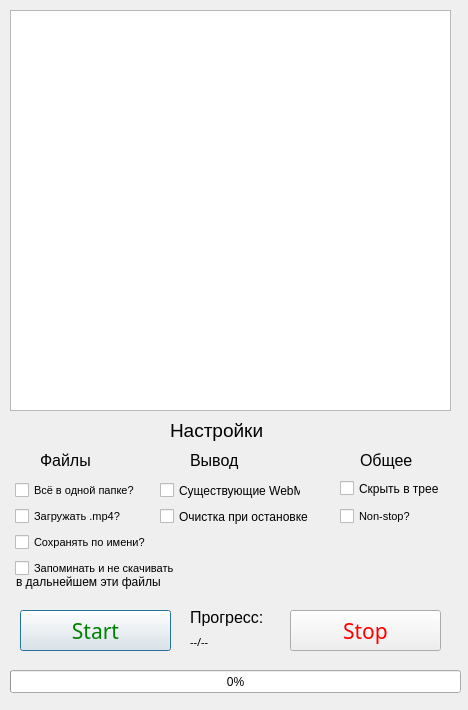
<?xml version="1.0" encoding="UTF-8"?>
<ui version="4.0">
 <author>while true do end</author>
 <class>Dialog</class>
 <widget class="QDialog" name="Dialog">
  <property name="geometry">
   <rect>
    <x>0</x>
    <y>0</y>
    <width>468</width>
    <height>710</height>
   </rect>
  </property>
  <property name="windowTitle">
   <string>WebM Downloader v1.0</string>
  </property>
  <property name="whatsThis">
   <string/>
  </property>
  <property name="styleSheet">
   <string notr="true"/>
  </property>
  <property name="sizeGripEnabled">
   <bool>false</bool>
  </property>
  <property name="modal">
   <bool>false</bool>
  </property>
  <widget class="QPushButton" name="startButton">
   <property name="geometry">
    <rect>
     <x>20</x>
     <y>610</y>
     <width>151</width>
     <height>41</height>
    </rect>
   </property>
   <property name="minimumSize">
    <size>
     <width>10</width>
     <height>10</height>
    </size>
   </property>
   <property name="baseSize">
    <size>
     <width>10</width>
     <height>10</height>
    </size>
   </property>
   <property name="font">
    <font>
     <family>8514oem</family>
     <pointsize>16</pointsize>
    </font>
   </property>
   <property name="cursor">
    <cursorShape>ArrowCursor</cursorShape>
   </property>
   <property name="styleSheet">
    <string notr="true">color:#008000;</string>
   </property>
   <property name="text">
    <string>Start</string>
   </property>
   <property name="checkable">
    <bool>false</bool>
   </property>
  </widget>
  <widget class="QTextBrowser" name="textBrowser">
   <property name="enabled">
    <bool>true</bool>
   </property>
   <property name="geometry">
    <rect>
     <x>10</x>
     <y>10</y>
     <width>441</width>
     <height>401</height>
    </rect>
   </property>
  </widget>
  <widget class="QProgressBar" name="progressBar">
   <property name="geometry">
    <rect>
     <x>10</x>
     <y>670</y>
     <width>451</width>
     <height>23</height>
    </rect>
   </property>
   <property name="value">
    <number>0</number>
   </property>
  </widget>
  <widget class="QLabel" name="progressText">
   <property name="geometry">
    <rect>
     <x>190</x>
     <y>607</y>
     <width>81</width>
     <height>21</height>
    </rect>
   </property>
   <property name="font">
    <font>
     <pointsize>12</pointsize>
    </font>
   </property>
   <property name="text">
    <string>Прогресс:</string>
   </property>
  </widget>
  <widget class="QLabel" name="progressCount">
   <property name="geometry">
    <rect>
     <x>190</x>
     <y>627</y>
     <width>91</width>
     <height>31</height>
    </rect>
   </property>
   <property name="font">
    <font>
     <family>8514oem</family>
     <pointsize>8</pointsize>
    </font>
   </property>
   <property name="frameShape">
    <enum>QFrame::NoFrame</enum>
   </property>
   <property name="lineWidth">
    <number>0</number>
   </property>
   <property name="text">
    <string>   --/--</string>
   </property>
   <property name="textFormat">
    <enum>Qt::RichText</enum>
   </property>
   <property name="scaledContents">
    <bool>false</bool>
   </property>
   <property name="wordWrap">
    <bool>false</bool>
   </property>
   <property name="margin">
    <number>-16</number>
   </property>
   <property name="indent">
    <number>0</number>
   </property>
  </widget>
  <widget class="QPushButton" name="stopButton">
   <property name="geometry">
    <rect>
     <x>290</x>
     <y>610</y>
     <width>151</width>
     <height>41</height>
    </rect>
   </property>
   <property name="minimumSize">
    <size>
     <width>10</width>
     <height>10</height>
    </size>
   </property>
   <property name="baseSize">
    <size>
     <width>10</width>
     <height>10</height>
    </size>
   </property>
   <property name="font">
    <font>
     <family>8514oem</family>
     <pointsize>16</pointsize>
    </font>
   </property>
   <property name="cursor">
    <cursorShape>ArrowCursor</cursorShape>
   </property>
   <property name="autoFillBackground">
    <bool>false</bool>
   </property>
   <property name="styleSheet">
    <string notr="true">color:#FF0000</string>
   </property>
   <property name="text">
    <string>Stop</string>
   </property>
   <property name="checkable">
    <bool>false</bool>
   </property>
  </widget>
  <widget class="QCheckBox" name="hideInTray">
   <property name="geometry">
    <rect>
     <x>340</x>
     <y>480</y>
     <width>101</width>
     <height>17</height>
    </rect>
   </property>
   <property name="text">
    <string>Скрыть в трее</string>
   </property>
  </widget>
  <widget class="QLabel" name="optionsText">
   <property name="geometry">
    <rect>
     <x>170</x>
     <y>420</y>
     <width>101</width>
     <height>21</height>
    </rect>
   </property>
   <property name="font">
    <font>
     <pointsize>14</pointsize>
    </font>
   </property>
   <property name="text">
    <string>Настройки</string>
   </property>
  </widget>
  <widget class="QLabel" name="webmText">
   <property name="geometry">
    <rect>
     <x>40</x>
     <y>450</y>
     <width>81</width>
     <height>21</height>
    </rect>
   </property>
   <property name="font">
    <font>
     <pointsize>12</pointsize>
    </font>
   </property>
   <property name="text">
    <string>Файлы</string>
   </property>
  </widget>
  <widget class="QLabel" name="outputText">
   <property name="geometry">
    <rect>
     <x>190</x>
     <y>450</y>
     <width>81</width>
     <height>21</height>
    </rect>
   </property>
   <property name="font">
    <font>
     <pointsize>12</pointsize>
    </font>
   </property>
   <property name="text">
    <string>Вывод</string>
   </property>
  </widget>
  <widget class="QLabel" name="otherText">
   <property name="geometry">
    <rect>
     <x>360</x>
     <y>450</y>
     <width>81</width>
     <height>21</height>
    </rect>
   </property>
   <property name="font">
    <font>
     <pointsize>12</pointsize>
    </font>
   </property>
   <property name="text">
    <string>Общее</string>
   </property>
  </widget>
  <widget class="QCheckBox" name="alreadyDownloaded">
   <property name="geometry">
    <rect>
     <x>160</x>
     <y>480</y>
     <width>141</width>
     <height>21</height>
    </rect>
   </property>
   <property name="text">
    <string>Существующие WebM</string>
   </property>
  </widget>
  <widget class="QCheckBox" name="clearAfterDownload">
   <property name="geometry">
    <rect>
     <x>160</x>
     <y>506</y>
     <width>161</width>
     <height>21</height>
    </rect>
   </property>
   <property name="text">
    <string>Очистка при остановке</string>
   </property>
  </widget>
  <widget class="QCheckBox" name="differentPaths">
   <property name="geometry">
    <rect>
     <x>15</x>
     <y>480</y>
     <width>141</width>
     <height>21</height>
    </rect>
   </property>
   <property name="font">
    <font>
     <pointsize>8</pointsize>
    </font>
   </property>
   <property name="text">
    <string>Всё в одной папке?</string>
   </property>
  </widget>
  <widget class="QCheckBox" name="nonStop">
   <property name="geometry">
    <rect>
     <x>340</x>
     <y>506</y>
     <width>141</width>
     <height>21</height>
    </rect>
   </property>
   <property name="font">
    <font>
     <pointsize>8</pointsize>
    </font>
   </property>
   <property name="text">
    <string>Non-stop?</string>
   </property>
  </widget>
  <widget class="QCheckBox" name="mp4Download">
   <property name="geometry">
    <rect>
     <x>15</x>
     <y>506</y>
     <width>141</width>
     <height>21</height>
    </rect>
   </property>
   <property name="font">
    <font>
     <pointsize>8</pointsize>
    </font>
   </property>
   <property name="text">
    <string>Загружать .mp4?</string>
   </property>
  </widget>
  <widget class="QCheckBox" name="saveLikeName">
   <property name="geometry">
    <rect>
     <x>15</x>
     <y>532</y>
     <width>141</width>
     <height>21</height>
    </rect>
   </property>
   <property name="font">
    <font>
     <pointsize>8</pointsize>
    </font>
   </property>
   <property name="text">
    <string>Сохранять по имени?</string>
   </property>
  </widget>
  <widget class="QCheckBox" name="rememberHashes">
   <property name="geometry">
    <rect>
     <x>15</x>
     <y>558</y>
     <width>311</width>
     <height>21</height>
    </rect>
   </property>
   <property name="font">
    <font>
     <pointsize>8</pointsize>
    </font>
   </property>
   <property name="text">
    <string>Запоминать и не скачивать</string>
   </property>
  </widget>
  <widget class="QLabel" name="textConlinueLOL">
   <property name="geometry">
    <rect>
     <x>16</x>
     <y>574</y>
     <width>151</width>
     <height>16</height>
    </rect>
   </property>
   <property name="text">
    <string>в дальнейшем эти файлы</string>
   </property>
  </widget>
 </widget>
 <resources/>
 <connections/>
</ui>
